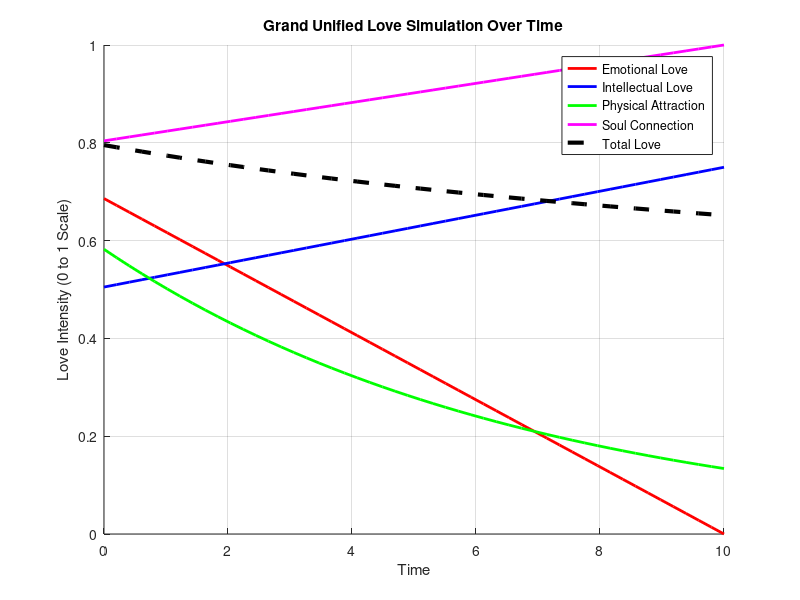

Write MATLAB code to recreate this figure.
clc; clear; close all;

% Time Variables
time_steps = 50; % Simulation runs for 50 time units
t = linspace(0, 10, time_steps); % Time axis (e.g., months or years)

% Love Type Initial Values (0 to 1 Scale)
E = 0.7;  % Emotional Love (trust, deep bonds)
I = 0.5;  % Intellectual Love (fascination, shared ideas)
P = 0.6;  % Physical Attraction (romance, desire)
S = 0.8;  % Soul Connection (understanding their true essence)

% Weight Factors (Adjust These to Simulate Different Relationship Types)
w_E = 0.3; % How much Emotional Love matters
w_I = 0.3; % How much Intellectual Love matters
w_P = 0.2; % How much Physical Love matters
w_S = 0.4; % How much Soul Love matters

% Initialize Arrays for Love Values Over Time
L_emotional = zeros(1, time_steps);
L_intellectual = zeros(1, time_steps);
L_physical = zeros(1, time_steps);
L_soul = zeros(1, time_steps);
L_total = zeros(1, time_steps);

% Love Evolution Simulation
for i = 1:time_steps
    % Simulating Love Dynamics (Love Grows or Fades)
    L_emotional(i) = E * (1 - 0.02 * i); % Emotional stabilizes over time
    L_intellectual(i) = I * (1 + 0.01 * i); % Intellectual love can grow
    L_physical(i) = P * exp(-0.03 * i); % Physical attraction fades slightly
    L_soul(i) = S * (1 + 0.005 * i); % Soul Love deepens

    % Total Love Intensity
    L_total(i) = w_E * L_emotional(i) + w_I * L_intellectual(i) + w_P * L_physical(i) + w_S * L_soul(i);
end

% Plot Results
figure;
hold on;
plot(t, L_emotional, 'r-', 'LineWidth', 2);
plot(t, L_intellectual, 'b-', 'LineWidth', 2);
plot(t, L_physical, 'g-', 'LineWidth', 2);
plot(t, L_soul, 'm-', 'LineWidth', 2);
plot(t, L_total, 'k--', 'LineWidth', 3);
xlabel('Time');
ylabel('Love Intensity (0 to 1 Scale)');
title('Grand Unified Love Simulation Over Time');
legend({'Emotional Love', 'Intellectual Love', 'Physical Attraction', 'Soul Connection', 'Total Love'}, 'Location', 'Best');
grid on;
hold off;